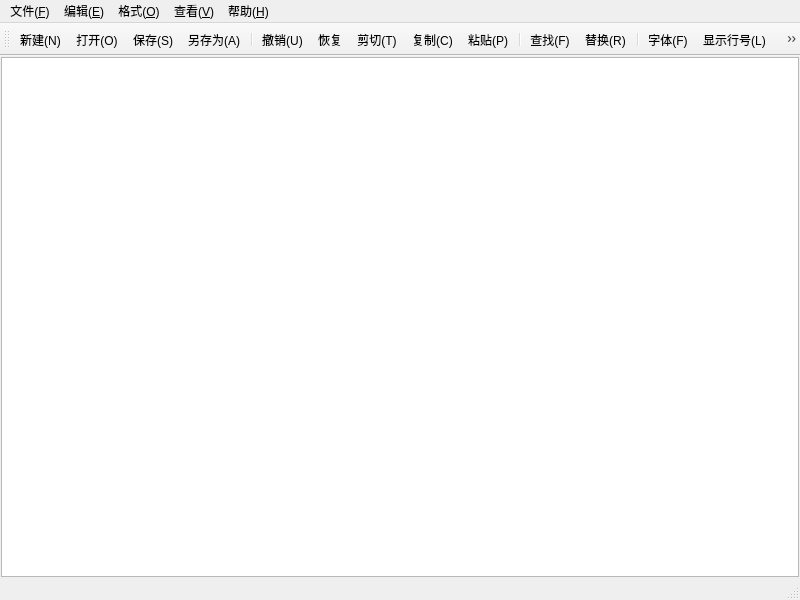
<?xml version="1.0" encoding="UTF-8"?>
<ui version="4.0">
 <class>MainWindow</class>
 <widget class="QMainWindow" name="MainWindow">
  <property name="geometry">
   <rect>
    <x>0</x>
    <y>0</y>
    <width>800</width>
    <height>600</height>
   </rect>
  </property>
  <property name="windowTitle">
   <string>MainWindow</string>
  </property>
  <widget class="QWidget" name="centralwidget">
   <layout class="QVBoxLayout" name="verticalLayout">
    <property name="spacing">
     <number>0</number>
    </property>
    <property name="leftMargin">
     <number>1</number>
    </property>
    <property name="topMargin">
     <number>1</number>
    </property>
    <property name="rightMargin">
     <number>1</number>
    </property>
    <property name="bottomMargin">
     <number>1</number>
    </property>
    <item>
     <widget class="QPlainTextEdit" name="plainTextEdit"/>
    </item>
   </layout>
  </widget>
  <widget class="QMenuBar" name="menubar">
   <property name="geometry">
    <rect>
     <x>0</x>
     <y>0</y>
     <width>800</width>
     <height>27</height>
    </rect>
   </property>
   <widget class="QMenu" name="menu_F">
    <property name="title">
     <string>文件(&amp;F)</string>
    </property>
    <addaction name="action_new"/>
    <addaction name="action_open"/>
    <addaction name="action_save"/>
    <addaction name="action_saveAs"/>
    <addaction name="separator"/>
    <addaction name="action_exit"/>
   </widget>
   <widget class="QMenu" name="menu_E">
    <property name="title">
     <string>编辑(&amp;E)</string>
    </property>
    <addaction name="action_revoke"/>
    <addaction name="action_recovery"/>
    <addaction name="action_cut"/>
    <addaction name="action_copy"/>
    <addaction name="action_paste"/>
    <addaction name="separator"/>
    <addaction name="action_find"/>
    <addaction name="action_replace"/>
    <addaction name="separator"/>
    <addaction name="action_selectAll"/>
   </widget>
   <widget class="QMenu" name="menu_O">
    <property name="title">
     <string>格式(&amp;O)</string>
    </property>
    <addaction name="action_autoWrap"/>
    <addaction name="action_showLineNum"/>
    <addaction name="action_font"/>
    <addaction name="action_fontColor"/>
    <addaction name="separator"/>
    <addaction name="action_fontBackgroundColor"/>
    <addaction name="action_backgroundColor"/>
   </widget>
   <widget class="QMenu" name="menu_V">
    <property name="title">
     <string>查看(&amp;V)</string>
    </property>
    <addaction name="action_toolBar"/>
    <addaction name="action_statusbar"/>
   </widget>
   <widget class="QMenu" name="menu_H">
    <property name="title">
     <string>帮助(&amp;H)</string>
    </property>
    <addaction name="action_about"/>
   </widget>
   <addaction name="menu_F"/>
   <addaction name="menu_E"/>
   <addaction name="menu_O"/>
   <addaction name="menu_V"/>
   <addaction name="menu_H"/>
  </widget>
  <widget class="QStatusBar" name="statusbar"/>
  <widget class="QToolBar" name="toolBar">
   <property name="windowTitle">
    <string>toolBar</string>
   </property>
   <attribute name="toolBarArea">
    <enum>TopToolBarArea</enum>
   </attribute>
   <attribute name="toolBarBreak">
    <bool>false</bool>
   </attribute>
   <addaction name="action_new"/>
   <addaction name="action_open"/>
   <addaction name="action_save"/>
   <addaction name="action_saveAs"/>
   <addaction name="separator"/>
   <addaction name="action_revoke"/>
   <addaction name="action_recovery"/>
   <addaction name="action_cut"/>
   <addaction name="action_copy"/>
   <addaction name="action_paste"/>
   <addaction name="separator"/>
   <addaction name="action_find"/>
   <addaction name="action_replace"/>
   <addaction name="separator"/>
   <addaction name="action_font"/>
   <addaction name="action_showLineNum"/>
   <addaction name="action_autoWrap"/>
   <addaction name="separator"/>
   <addaction name="action_toolBar"/>
   <addaction name="action_statusbar"/>
  </widget>
  <action name="action_new">
   <property name="icon">
    <iconset resource="res.qrc">
     <normaloff>:/img/new.png</normaloff>:/img/new.png</iconset>
   </property>
   <property name="text">
    <string>新建(&amp;N)</string>
   </property>
   <property name="toolTip">
    <string>新建文件</string>
   </property>
   <property name="shortcut">
    <string>Ctrl+N</string>
   </property>
  </action>
  <action name="action_open">
   <property name="icon">
    <iconset resource="res.qrc">
     <normaloff>:/img/open.png</normaloff>:/img/open.png</iconset>
   </property>
   <property name="text">
    <string>打开(&amp;O)</string>
   </property>
   <property name="toolTip">
    <string>打开文件</string>
   </property>
   <property name="shortcut">
    <string>Ctrl+O</string>
   </property>
  </action>
  <action name="action_save">
   <property name="icon">
    <iconset resource="res.qrc">
     <normaloff>:/img/save.png</normaloff>:/img/save.png</iconset>
   </property>
   <property name="text">
    <string>保存(&amp;S)</string>
   </property>
   <property name="shortcut">
    <string>Ctrl+S</string>
   </property>
  </action>
  <action name="action_saveAs">
   <property name="icon">
    <iconset resource="res.qrc">
     <normaloff>:/img/saveAs.png</normaloff>:/img/saveAs.png</iconset>
   </property>
   <property name="text">
    <string>另存为(&amp;A)</string>
   </property>
  </action>
  <action name="action_revoke">
   <property name="icon">
    <iconset resource="res.qrc">
     <normaloff>:/img/revoke.png</normaloff>:/img/revoke.png</iconset>
   </property>
   <property name="text">
    <string>撤销(&amp;U)</string>
   </property>
   <property name="shortcut">
    <string>Ctrl+Z</string>
   </property>
  </action>
  <action name="action_recovery">
   <property name="icon">
    <iconset resource="res.qrc">
     <normaloff>:/img/recovery.png</normaloff>:/img/recovery.png</iconset>
   </property>
   <property name="text">
    <string>恢复</string>
   </property>
   <property name="toolTip">
    <string>恢复</string>
   </property>
   <property name="shortcut">
    <string>Ctrl+Shift+Z</string>
   </property>
  </action>
  <action name="action_cut">
   <property name="icon">
    <iconset resource="res.qrc">
     <normaloff>:/img/cut.png</normaloff>:/img/cut.png</iconset>
   </property>
   <property name="text">
    <string>剪切(&amp;T)</string>
   </property>
   <property name="shortcut">
    <string>Ctrl+X</string>
   </property>
  </action>
  <action name="action_copy">
   <property name="icon">
    <iconset resource="res.qrc">
     <normaloff>:/img/copy.png</normaloff>:/img/copy.png</iconset>
   </property>
   <property name="text">
    <string>复制(&amp;C)</string>
   </property>
   <property name="shortcut">
    <string>Ctrl+C</string>
   </property>
  </action>
  <action name="action_paste">
   <property name="icon">
    <iconset resource="res.qrc">
     <normaloff>:/img/paste.png</normaloff>:/img/paste.png</iconset>
   </property>
   <property name="text">
    <string>粘贴(&amp;P)</string>
   </property>
   <property name="shortcut">
    <string>Ctrl+V</string>
   </property>
  </action>
  <action name="action_find">
   <property name="icon">
    <iconset resource="res.qrc">
     <normaloff>:/img/find.png</normaloff>:/img/find.png</iconset>
   </property>
   <property name="text">
    <string>查找(&amp;F)</string>
   </property>
   <property name="shortcut">
    <string>Ctrl+F</string>
   </property>
  </action>
  <action name="action_replace">
   <property name="icon">
    <iconset resource="res.qrc">
     <normaloff>:/img/replace.png</normaloff>:/img/replace.png</iconset>
   </property>
   <property name="text">
    <string>替换(&amp;R)</string>
   </property>
   <property name="shortcut">
    <string>Ctrl+H</string>
   </property>
  </action>
  <action name="action_selectAll">
   <property name="text">
    <string>全选(&amp;A)</string>
   </property>
   <property name="shortcut">
    <string>Ctrl+A</string>
   </property>
  </action>
  <action name="action_autoWrap">
   <property name="checkable">
    <bool>true</bool>
   </property>
   <property name="checked">
    <bool>false</bool>
   </property>
   <property name="icon">
    <iconset resource="res.qrc">
     <normaloff>:/img/autoWrap.png</normaloff>:/img/autoWrap.png</iconset>
   </property>
   <property name="text">
    <string>自动换行(&amp;W)</string>
   </property>
  </action>
  <action name="action_showLineNum">
   <property name="checkable">
    <bool>true</bool>
   </property>
   <property name="checked">
    <bool>false</bool>
   </property>
   <property name="icon">
    <iconset resource="res.qrc">
     <normaloff>:/img/showLineNum.png</normaloff>:/img/showLineNum.png</iconset>
   </property>
   <property name="text">
    <string>显示行号(&amp;L)</string>
   </property>
   <property name="shortcut">
    <string>Ctrl+L</string>
   </property>
  </action>
  <action name="action_toolBar">
   <property name="checkable">
    <bool>true</bool>
   </property>
   <property name="checked">
    <bool>false</bool>
   </property>
   <property name="icon">
    <iconset resource="res.qrc">
     <normaloff>:/img/toolBar.png</normaloff>:/img/toolBar.png</iconset>
   </property>
   <property name="text">
    <string>工具栏(&amp;T)</string>
   </property>
  </action>
  <action name="action_statusbar">
   <property name="checkable">
    <bool>true</bool>
   </property>
   <property name="checked">
    <bool>false</bool>
   </property>
   <property name="icon">
    <iconset resource="res.qrc">
     <normaloff>:/img/statusBar.png</normaloff>:/img/statusBar.png</iconset>
   </property>
   <property name="text">
    <string>状态栏(&amp;S)</string>
   </property>
  </action>
  <action name="action_exit">
   <property name="text">
    <string>退出(&amp;X)</string>
   </property>
  </action>
  <action name="action_font">
   <property name="icon">
    <iconset resource="res.qrc">
     <normaloff>:/img/font.png</normaloff>:/img/font.png</iconset>
   </property>
   <property name="text">
    <string>字体(&amp;F)</string>
   </property>
  </action>
  <action name="action_fontColor">
   <property name="text">
    <string>字体颜色</string>
   </property>
  </action>
  <action name="action_fontBackgroundColor">
   <property name="text">
    <string>字体背景色</string>
   </property>
  </action>
  <action name="action_backgroundColor">
   <property name="text">
    <string>编辑器背景色</string>
   </property>
  </action>
  <action name="action_about">
   <property name="text">
    <string>关于(&amp;A)</string>
   </property>
  </action>
 </widget>
 <resources>
  <include location="res.qrc"/>
 </resources>
 <connections/>
</ui>
